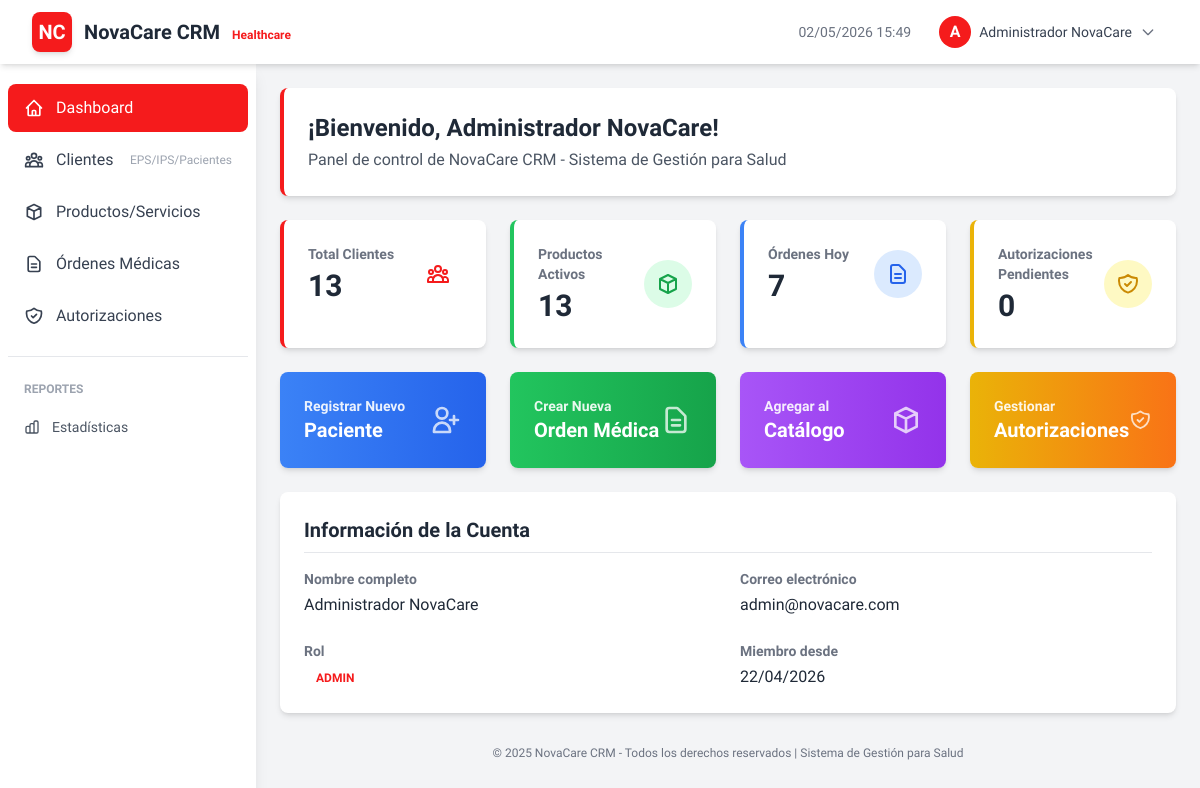
The app's page /public/index.php?action=dashboard (signed in) with its own data.
### tables this page shows
CREATE TABLE `users` (
  `id` int(11) NOT NULL,
  `name` varchar(100) NOT NULL,
  `email` varchar(100) NOT NULL,
  `password` varchar(255) NOT NULL,
  `reset_token` varchar(255) DEFAULT NULL,
  `reset_expires` datetime DEFAULT NULL,
  `role` enum('admin','doctor','nurse','receptionist') DEFAULT 'doctor',
  `status` tinyint(4) DEFAULT 1,
  `last_login` datetime DEFAULT NULL,
  `created_at` timestamp NOT NULL DEFAULT current_timestamp(),
  `updated_at` timestamp NOT NULL DEFAULT current_timestamp() ON UPDATE current_timestamp()
);

### app/Views/dashboard/index.php (the view, shortened to what the rows shown need)
<!DOCTYPE html>
<html lang="es">
<head>
    <script src="https://cdn.tailwindcss.com"></script>
</head>
<body class="bg-gray-100">
    <nav class="bg-white shadow-md sticky top-0 z-50">
        <div class="px-4 sm:px-6 lg:px-8">
            <div class="flex justify-between h-16">
                <div class="flex items-center">
                    <div class="bg-primary w-10 h-10 rounded-lg flex items-center justify-center shadow-md">
                        <span class="text-white font-bold text-xl">NC</span>
                    </div>
                    <div class="ml-3">
                        <span class="text-xl font-bold text-gray-800">NovaCare CRM</span>
                        <span class="text-xs text-primary ml-2 font-semibold">Healthcare</span>
                    </div>
                </div>
                <div class="flex items-center gap-4">
                    <div class="hidden md:block text-sm text-gray-500">
                        <?php echo date('d/m/Y H:i'); ?>
                    </div>
                    <div class="relative group">
                        <button class="flex items-center gap-2 px-3 py-2 rounded-lg hover:bg-gray-100 transition">
                            <div class="w-8 h-8 bg-primary rounded-full flex items-center justify-center text-white font-bold">
                                <?php echo strtoupper(substr($_SESSION['user_name'], 0, 1)); ?>
                            </div>
                            <span class="text-sm font-medium text-gray-700"><?php echo htmlspecialchars($_SESSION['user_name']); ?></span>
                            <svg class="w-4 h-4 text-gray-500" fill="none" stroke="currentColor" viewBox="0 0 24 24">
                                <path stroke-linecap="round" stroke-linejoin="round" stroke-width="2" d="M19 9l-7 7-7-7"/>
                            </svg>
                        </button>
                    </div>
                </div>
            </div>
        </div>
    </nav>
    <div class="flex">
        <aside class="w-64 bg-white shadow-lg min-h-screen" style="height: calc(100vh - 64px);">
            <nav class="mt-5 px-2">
                <div class="space-y-1">
                    <a href="/NovaCareCRM/public/index.php?action=dashboard"
                       class="sidebar-link flex items-center px-4 py-3 text-gray-700 rounded-lg <?php echo (!isset($_GET['modulo']) && $_GET['action'] == 'dashboard') ? 'active bg-primary text-white' : 'hover:bg-gray-100'; ?>">
                        <svg class="w-5 h-5 mr-3" fill="none" stroke="currentColor" viewBox="0 0 24 24">
                            <path stroke-linecap="round" stroke-linejoin="round" stroke-width="2" d="M3 12l2-2m0 0l7-7 7 7M5 10v10a1 1 0 001 1h3m10-11l2 2m-2-2v10a1 1 0 01-1 1h-3m-6 0a1 1 0 001-1v-4a1 1 0 011-1h2a1 1 0 011 1v4a1 1 0 001 1m-6 0h6"/>
                        </svg>
                        Dashboard
                    </a>
                    <a href="/NovaCareCRM/public/index.php?action=clientes"
                       class="sidebar-link flex items-center px-4 py-3 text-gray-700 rounded-lg hover:bg-gray-100">
                        Clientes
                        <span class="ml-auto text-xs text-gray-400">EPS/IPS/Pacientes</span>
                    </a>
                    <a href="/NovaCareCRM/public/index.php?action=productos"
                       class="sidebar-link flex items-center px-4 py-3 text-gray-700 rounded-lg hover:bg-gray-100">
                        <svg class="w-5 h-5 mr-3" fill="none" stroke="currentColor" viewBox="0 0 24 24">
                            <path stroke-linecap="round" stroke-linejoin="round" stroke-width="2" d="M20 7l-8-4-8 4m16 0l-8 4m8-4v10l-8 4m0-10L4 7m8 4v10M4 7v10l8 4"/>
                        </svg>
                        Productos/Servicios
                    </a>
                    <a href="/NovaCareCRM/public/index.php?action=ordenes"
                       class="sidebar-link flex items-center px-4 py-3 text-gray-700 rounded-lg hover:bg-gray-100">
                        <svg class="w-5 h-5 mr-3" fill="none" stroke="currentColor" viewBox="0 0 24 24">
                            <path stroke-linecap="round" stroke-linejoin="round" stroke-width="2" d="M9 12h6m-6 4h6m2 5H7a2 2 0 01-2-2V5a2 2 0 012-2h5.586a1 1 0 01.707.293l5.414 5.414a1 1 0 01.293.707V19a2 2 0 01-2 2z"/>
                        </svg>
                        Órdenes Médicas
                    </a>
                    <a href="/NovaCareCRM/public/index.php?action=autorizaciones"
                       class="sidebar-link flex items-center px-4 py-3 text-gray-700 rounded-lg hover:bg-gray-100">
                        Autorizaciones
                    </a>
                </div>
                <hr class="my-4 border-gray-200">
                <div class="space-y-1">
                    <div class="px-4 py-2 text-xs font-semibold text-gray-400 uppercase">Reportes</div>
                    <a href="#" class="flex items-center px-4 py-2 text-sm text-gray-600 rounded-lg hover:bg-gray-100">
                        Estadísticas
                    </a>
                </div>
            </nav>
        </aside>
        <main class="flex-1 p-6">
            <div class="bg-white rounded-lg shadow-md p-6 mb-6 border-l-4 border-primary">
                <h1 class="text-2xl font-bold text-gray-800">¡Bienvenido, <?php echo htmlspecialchars($user['name']); ?>!</h1>
                <p class="text-gray-600 mt-1">Panel de control de NovaCare CRM - Sistema de Gestión para Salud</p>
            </div>
            <div class="grid grid-cols-1 md:grid-cols-4 gap-6 mb-6">
                <div class="bg-white rounded-lg shadow-md p-6 border-l-4 border-primary hover-card transition-all duration-300">
                    <div class="flex items-center justify-between">
                        <div>
                            <p class="text-gray-500 text-sm font-semibold">Total Clientes</p>
                            <p class="text-3xl font-bold text-gray-800 mt-1"><?php echo $stats['total_clientes'] ?? 0; ?></p>
                        </div>
                        <div class="bg-primary/10 p-3 rounded-full">
                        </div>
                    </div>
                </div>
                <div class="bg-white rounded-lg shadow-md p-6 border-l-4 border-green-500 hover-card transition-all duration-300">
                    <div class="flex items-center justify-between">
                        <div>
                            <p class="text-gray-500 text-sm font-semibold">Productos Activos</p>
                            <p class="text-3xl font-bold text-gray-800 mt-1"><?php echo $stats['total_productos'] ?? 0; ?></p>
                        </div>
                        <div class="bg-green-100 p-3 rounded-full">
                            <svg class="w-6 h-6 text-green-600" fill="none" stroke="currentColor" viewBox="0 0 24 24">
                                <path stroke-linecap="round" stroke-linejoin="round" stroke-width="2" d="M20 7l-8-4-8 4m16 0l-8 4m8-4v10l-8 4m0-10L4 7m8 4v10M4 7v10l8 4"/>
                            </svg>
                        </div>
                    </div>
                </div>
                <div class="bg-white rounded-lg shadow-md p-6 border-l-4 border-blue-500 hover-card transition-all duration-300">
                    <div class="flex items-center justify-between">
                        <div>
                            <p class="text-gray-500 text-sm font-semibold">Órdenes Hoy</p>
                            <p class="text-3xl font-bold text-gray-800 mt-1"><?php echo $stats['ordenes_hoy'] ?? 0; ?></p>
                        </div>
                        <div class="bg-blue-100 p-3 rounded-full">
                            <svg class="w-6 h-6 text-blue-600" fill="none" stroke="currentColor" viewBox="0 0 24 24">
                                <path stroke-linecap="round" stroke-linejoin="round" stroke-width="2" d="M9 12h6m-6 4h6m2 5H7a2 2 0 01-2-2V5a2 2 0 012-2h5.586a1 1 0 01.707.293l5.414 5.414a1 1 0 01.293.707V19a2 2 0 01-2 2z"/>
                            </svg>
                        </div>
                    </div>
                </div>
                <div class="bg-white rounded-lg shadow-md p-6 border-l-4 border-yellow-500 hover-card transition-all duration-300">
                    <div class="flex items-center justify-between">
                        <div>
                            <p class="text-gray-500 text-sm font-semibold">Autorizaciones Pendientes</p>
                            <p class="text-3xl font-bold text-gray-800 mt-1"><?php echo $stats['autorizaciones_pendientes'] ?? 0; ?></p>
                        </div>
                        <div class="bg-yellow-100 p-3 rounded-full">
                        </div>
                    </div>
                </div>
            </div>
            <div class="grid grid-cols-1 md:grid-cols-4 gap-6 mb-6">
                <a href="/NovaCareCRM/public/index.php?action=clientes&tipo=paciente"
                   class="bg-gradient-to-r from-blue-500 to-blue-600 rounded-lg shadow-md p-6 text-white hover:shadow-lg transition-all transform hover:scale-105">
                    <div class="flex items-center justify-between">
                        <div>
                            <p class="text-sm font-semibold opacity-90">Registrar Nuevo</p>
                            <p class="text-xl font-bold">Paciente</p>
                        </div>
                        <svg class="w-8 h-8 opacity-75" fill="none" stroke="currentColor" viewBox="0 0 24 24">
                            <path stroke-linecap="round" stroke-linejoin="round" stroke-width="2" d="M18 9v3m0 0v3m0-3h3m-3 0h-3m-2-5a4 4 0 11-8 0 4 4 0 018 0zM3 20a6 6 0 0112 0v1H3v-1z"/>
                        </svg>
                    </div>
                </a>
                <a href="/NovaCareCRM/public/index.php?action=ordenes&action=create"
                   class="bg-gradient-to-r from-green-500 to-green-600 rounded-lg shadow-md p-6 text-white hover:shadow-lg transition-all transform hover:scale-105">
                    <div class="flex items-center justify-between">
                        <div>
                            <p class="text-sm font-semibold opacity-90">Crear Nueva</p>
                            <p class="text-xl font-bold">Orden Médica</p>
                        </div>
                        <svg class="w-8 h-8 opacity-75" fill="none" stroke="currentColor" viewBox="0 0 24 24">
                            <path stroke-linecap="round" stroke-linejoin="round" stroke-width="2" d="M9 12h6m-6 4h6m2 5H7a2 2 0 01-2-2V5a2 2 0 012-2h5.586a1 1 0 01.707.293l5.414 5.414a1 1 0 01.293.707V19a2 2 0 01-2 2z"/>
                        </svg>
                    </div>
                </a>
                <a href="/NovaCareCRM/public/index.php?action=productos&action=create"
                   class="bg-gradient-to-r from-purple-500 to-purple-600 rounded-lg shadow-md p-6 text-white hover:shadow-lg transition-all transform hover:scale-105">
                    <div class="flex items-center justify-between">
                        <div>
                            <p class="text-sm font-semibold opacity-90">Agregar al</p>
                            <p class="text-xl font-bold">Catálogo</p>
                        </div>
                        <svg class="w-8 h-8 opacity-75" fill="none" stroke="currentColor" viewBox="0 0 24 24">
                            <path stroke-linecap="round" stroke-linejoin="round" stroke-width="2" d="M20 7l-8-4-8 4m16 0l-8 4m8-4v10l-8 4m0-10L4 7m8 4v10M4 7v10l8 4"/>
                        </svg>
                    </div>
                </a>
                <a href="/NovaCareCRM/public/index.php?action=autorizaciones"
                   class="bg-gradient-to-r from-yellow-500 to-orange-500 rounded-lg shadow-md p-6 text-white hover:shadow-lg transition-all transform hover:scale-105">
                    <div class="flex items-center justify-between">
                        <div>
                            <p class="text-sm font-semibold opacity-90">Gestionar</p>
                            <p class="text-xl font-bold">Autorizaciones</p>
                        </div>
                    </div>
                </a>
            </div>
            <div class="bg-white rounded-lg shadow-md p-6">
                <h2 class="text-xl font-bold text-gray-800 mb-4 border-b pb-2">Información de la Cuenta</h2>
                <div class="grid grid-cols-1 md:grid-cols-2 gap-6">
                    <div>
                        <p class="text-sm text-gray-500 font-semibold">Nombre completo</p>
                        <p class="font-medium text-gray-800 mt-1"><?php echo htmlspecialchars($user['name']); ?></p>
                    </div>
                    <div>
                        <p class="text-sm text-gray-500 font-semibold">Correo electrónico</p>
                        <p class="font-medium text-gray-800 mt-1"><?php echo htmlspecialchars($user['email']); ?></p>
                    </div>
                    <div>
                        <p class="text-sm text-gray-500 font-semibold">Rol</p>
                        <p class="mt-1">
                            <span class="px-3 py-1 text-xs font-bold rounded-full bg-primary/10 text-primary uppercase">
                                <?php echo htmlspecialchars($user['role']); ?>
                            </span>
                        </p>
                    </div>
                    <div>
                        <p class="text-sm text-gray-500 font-semibold">Miembro desde</p>
                        <p class="font-medium text-gray-800 mt-1"><?php echo date('d/m/Y', strtotime($user['created_at'])); ?></p>
                    </div>
                </div>
            </div>
            <div class="mt-8 text-center">
                <p class="text-xs text-gray-500">© 2025 NovaCare CRM - Todos los derechos reservados | Sistema de Gestión para Salud</p>
            </div>
        </main>
    </div>
</body>
</html>

### records on screen
users: name "Administrador NovaCare", email "admin@novacare.com", role "ADMIN", created_at "22/04/2026"

### other values on screen
substr($_SESSION['user_name'], 0, 1) "A"
$_SESSION['user_name'] "Administrador NovaCare"
$stats['total_clientes'] "13"
$stats['total_productos'] "13"
$stats['ordenes_hoy'] "7"
$stats['autorizaciones_pendientes'] "0"
